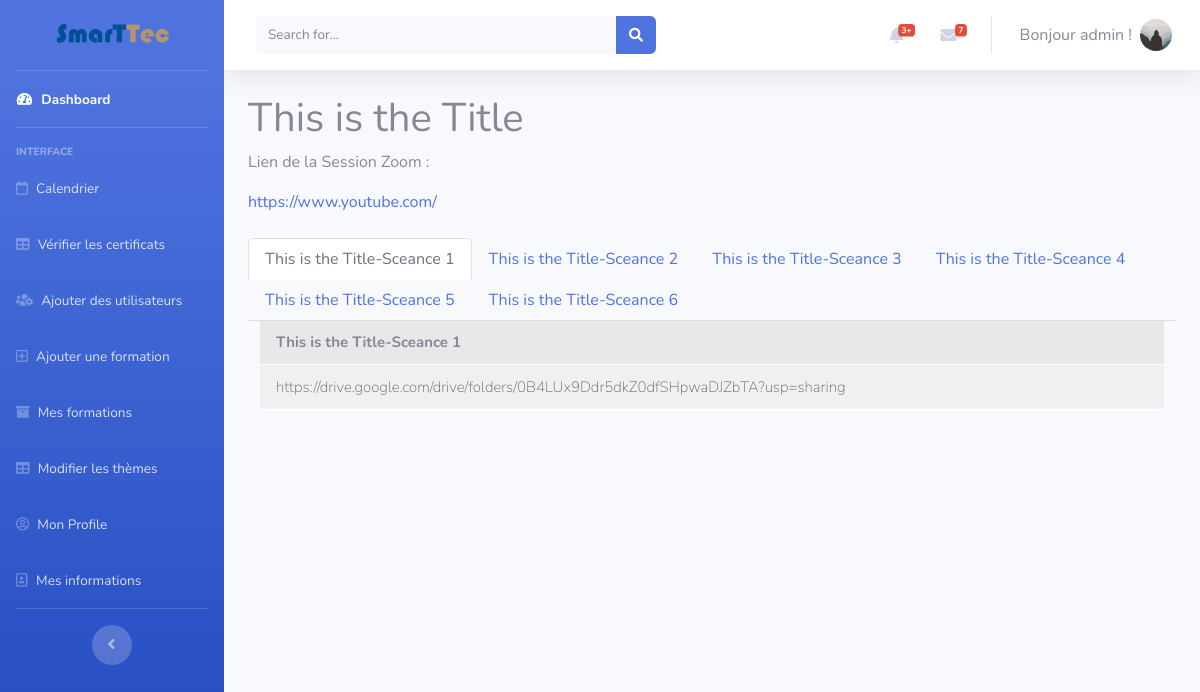
/mesformations/1 (signed in), run on an earlier commit of the app's database.
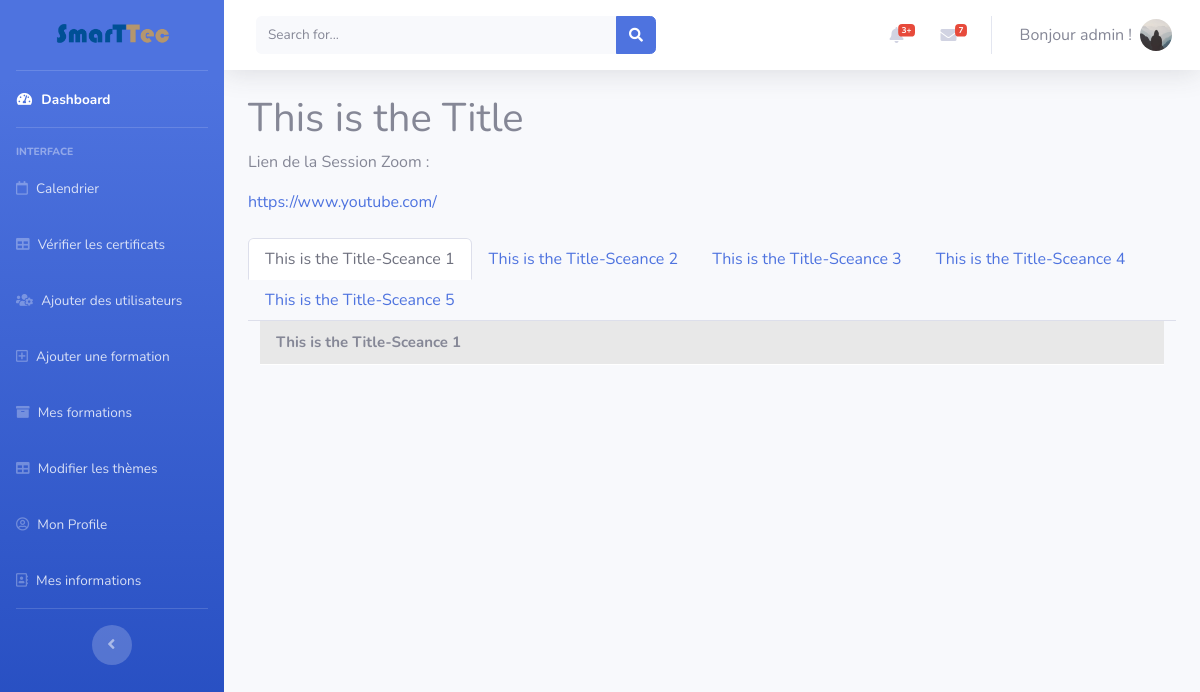
And on a later commit of the database.
### flaskblog/models.py (models this page shows, shortened)
class Sceance(db.Model):
    id = db.Column(db.Integer, primary_key=True)
    num = db.Column(db.Integer, nullable=False)
    title = db.Column(db.String(100), nullable=False)
    content = db.Column(db.Text, nullable=True)
    start_date = db.Column(db.DateTime, nullable=False,
                           default=datetime.utcnow)
    session_id = db.Column(
        db.Integer, db.ForeignKey('post.id'), nullable=False)
    zoom_video = db.Column(db.Text, nullable=True)
    documents = db.relationship('Document', backref='sceance.id', lazy=False)

class Document(db.Model):
    id = db.Column(db.Integer, primary_key=True)
    url = db.Column(db.Text, nullable=False)
    sceance = db.Column(db.Integer, db.ForeignKey(
        'sceance.id'), nullable=False)

### flaskblog/users/routes.py (the view)
@ users.route("/mesformations/<int:post_id>")
@ login_required
def mesformations(post_id):
    post = Post.query.get(post_id)
    subs = Subscription.query.filter_by(user_id=current_user.id).all()
    test = False
    scs = []
    for i in range(1, post.num_posts+1):
        for sc in post.sceances:
            if(sc.num == i):
                scs.append(sc)
                break
    for sub in subs:
        if(sub.post_id == post_id):
            if(sub.status == 1):
                test = True
            else:
                test = False
    sceances = []
    for sc in post.sceances:
        sceances.append((
            (((sc.start_date-datetime.now()) <= timedelta(days=1)) and (test)), sc))
    return render_template('mesFormations.html', current_user=current_user, post=post, sceances=sceances, scs=scs)

### flaskblog/models.py (called while the page is built)
@login_manager.user_loader
def load_user(user_id):
    return User.query.get(int(user_id))

### flaskblog/templates/startbootstrap-sb-admin-2-gh-pages/mesFormations.html (shortened to what this page needs)
{% extends 'base.html' %} {% block content %}
<div id="wrapper">
  {% include 'Sidebar.html' %}
  <div id="content-wrapper" class="d-flex flex-column">
    <div id="content">
      {% include 'Topbar.html' %}
      <div class="container-fluid">
        <h1>{{post.title}}</h1>
        <p>Lien de la Session Zoom :</p>
        <a href="{{post.zoom_link}}">{{post.zoom_link}}</a>
        <ul class="nav nav-tabs" id="myTab" role="tablist">
          {% for sc in scs %}
          <li class="nav-item">
            <a
              {% if sc.num==1 %}
              class="nav-link active"
              {% else %}
              class="nav-link"
              {% endif %}
              id="home-tab"
              data-toggle="tab"
              href="#sc{{sc.id}}"
              role="tab"
              aria-controls="home"
              aria-selected="true"
              >{{sc.title}}</a
            >
          </li>
          {% endfor %}
        </ul>
        <div class="tab-content" id="myTabContent">
          {% for test,sc in sceances %}
          <div
            {% if sc.num==1 %}
            class="tab-pane fade show active"
            {% else %}
            class="tab-pane fade show"
            {% endif %}
            id="sc{{sc.id}}"
            role="tabpanel"
            aria-labelledby="home-tab"
          >
            <div class="col-sm-12 course-section">
              <div class="section-title">{{sc.title}}</div>
              <ul class="section-list">
                {% for doc in sc.documents %}
                <li class="section-item">
                  <a class="item" href="#">
                    <span class="lecture-icon">
                    </span>
                    <div class="float-left">{{doc.url}}</div>
                  </a>
                </li>
                {% endfor %}
              </ul>
            </div>
          </div>
          {% endfor %}
        </div>
      </div>
    </div>
  </div>
</div>
{% endblock %}

What changed in the data, as far as the page shows it:
removed Sceance: title "This is the Title-Sceance 6", shown under "This is the Title"
removed Document: url "https://drive.google.com/drive/folders/0B4LUx9Ddr5dkZ0dfSHpwaDJZbTA?usp=sharing", shown under Sceance "This is the Title-Sceance 1"
